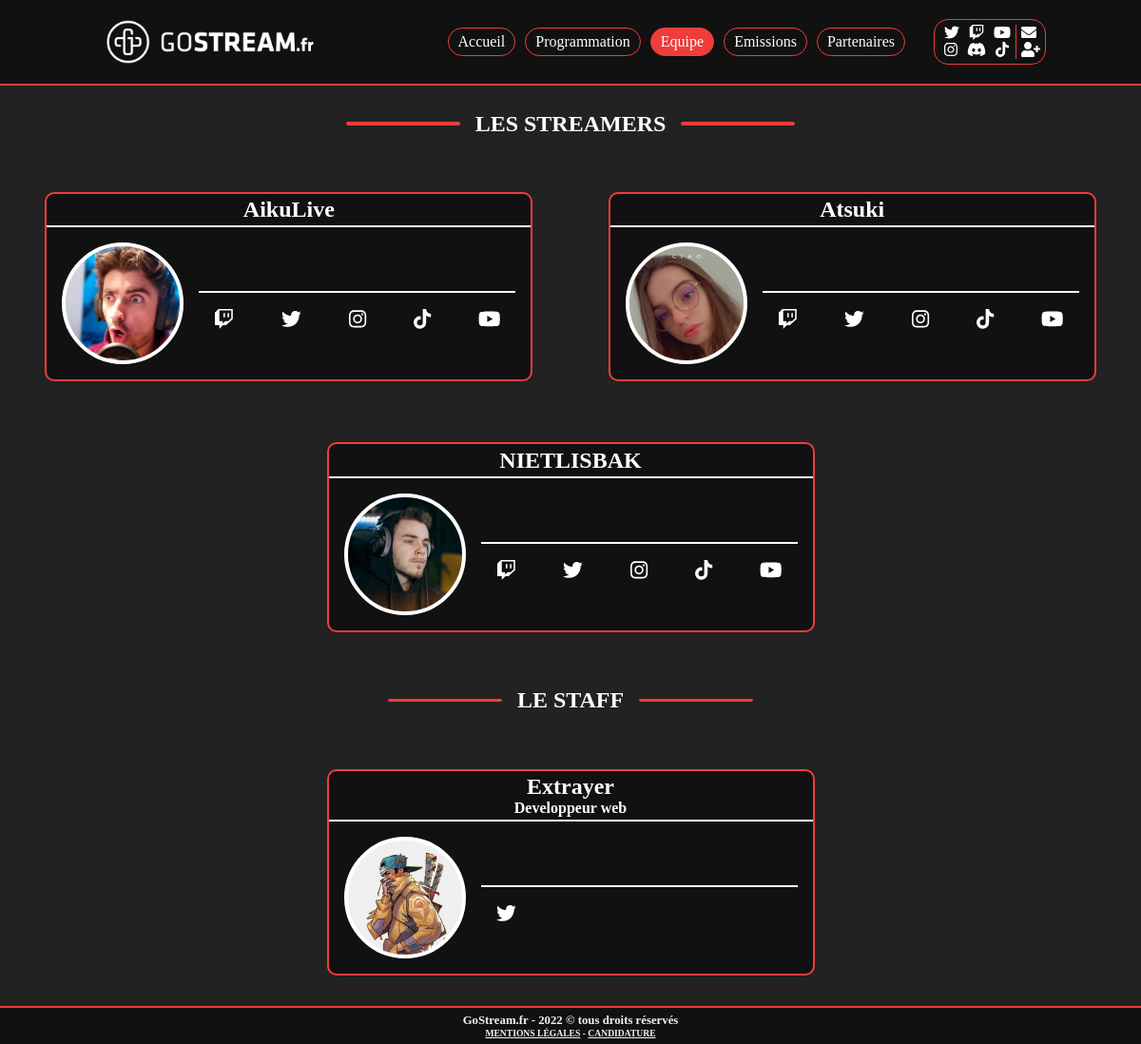
The app's page /equipe/, older data.
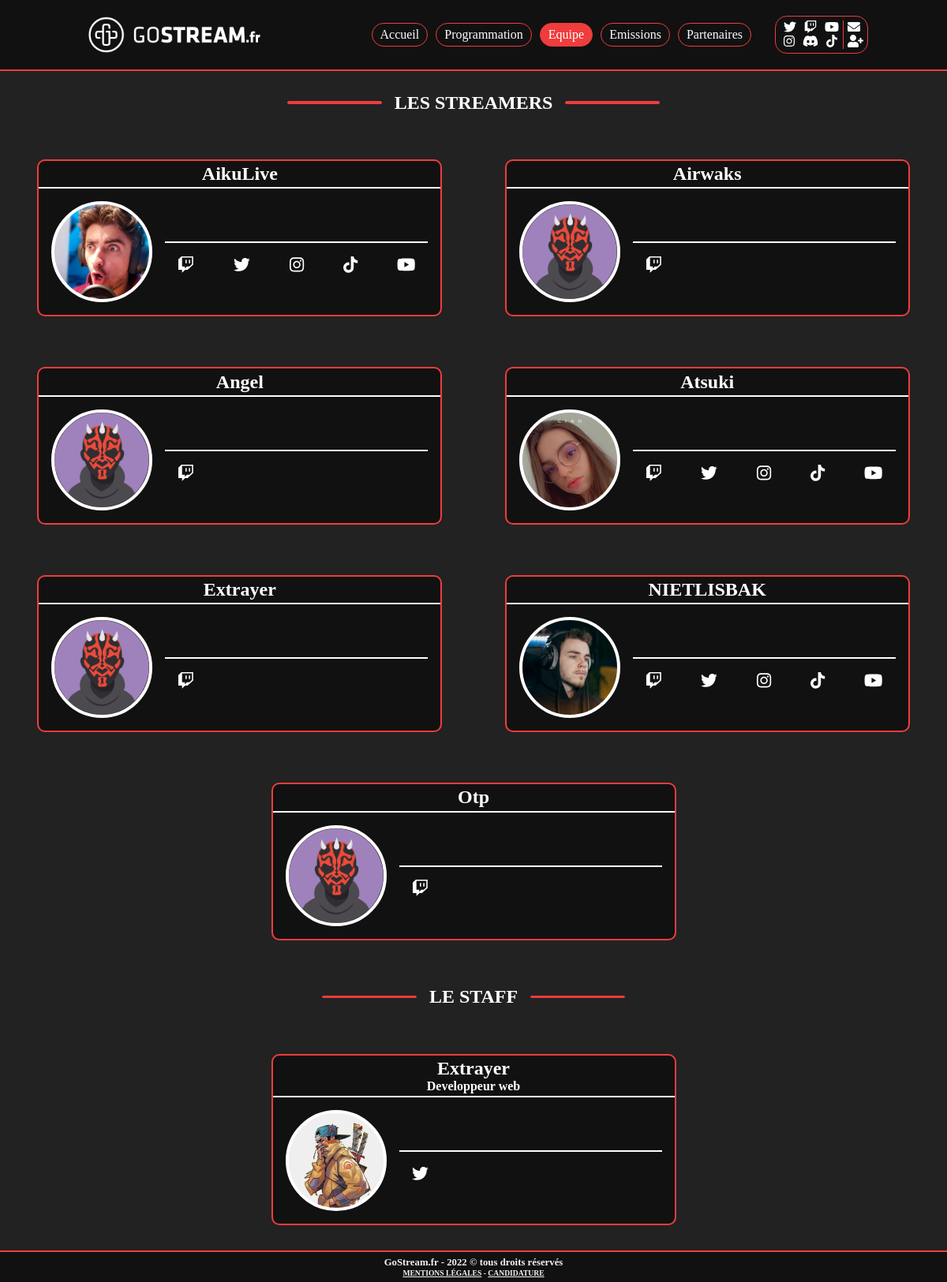
The same page, newer data.
### equipe/models.py (models this page shows, shortened)
class Streamer(models.Model):
    name = models.CharField(max_length=64)
    twitch = models.CharField(max_length=256,blank = True)
    youtube = models.CharField(max_length=256,blank = True)
    twitter = models.CharField(max_length=256,blank = True)
    instagram = models.CharField(max_length=256,blank = True)
    tiktok = models.CharField(max_length=256,blank = True)
    discord = models.CharField(max_length=256,blank = True)
    other = models.CharField(max_length=256,blank = True)
    pp = models.ImageField(upload_to='streamers', blank = True, null= True)
    color = models.CharField(max_length=256,blank = True)
    skill1 = models.CharField(max_length=256,blank = True)
    pourcent1 = models.CharField(max_length=256,blank = True)
    skill2 = models.CharField(max_length=256,blank = True)
    pourcent2 = models.CharField(max_length=256,blank = True)
    skill3 = models.CharField(max_length=256,blank = True)
    pourcent3 = models.CharField(max_length=256,blank = True)

class Equipe(models.Model):
    name = models.CharField(max_length=64)
    role = models.CharField(max_length=128)
    ordre = models.IntegerField()
    twitch = models.CharField(max_length=256,blank = True)
    youtube = models.CharField(max_length=256,blank = True)
    twitter = models.CharField(max_length=256,blank = True)
    instagram = models.CharField(max_length=256,blank = True)
    tiktok = models.CharField(max_length=256,blank = True)
    discord = models.CharField(max_length=256,blank = True)
    other = models.CharField(max_length=256,blank = True)
    pp = models.ImageField(upload_to='equipes', blank = True, null= True)
    color = models.CharField(max_length=256,blank = True)
    skill1 = models.CharField(max_length=256,blank = True)
    pourcent1 = models.CharField(max_length=256,blank = True)
    skill2 = models.CharField(max_length=256,blank = True)
    pourcent2 = models.CharField(max_length=256,blank = True)
    skill3 = models.CharField(max_length=256,blank = True)
    pourcent3 = models.CharField(max_length=256,blank = True)

### equipe/views.py (the view)
# urls.py: path('equipe/', equipe, name='equipe'),
def equipe(request):
    streamers = Streamer.objects.order_by(Lower("name"))
    equipes = Equipe.objects.order_by("ordre")
    return render(request,'equipe/index.html', context={'streamers':streamers,'equipes':equipes})

### equipe/templates/equipe/index.html (shortened to what this page needs)
{% extends 'base.html' %}
{% load static %}
{% block head %}
    <link rel="stylesheet" type="text/css" href="{% static 'css/equipe/index.css' %}">
{% endblock %}
{% block content %}
<content>
    <div class="titre">
        <hr class="bar-left" color=#F03C3C>
        <h1>LES STREAMERS</h1>
        <hr class="bar-right" color=#F03C3C>
    </div>
    <div class="container">
        {% for streamer in streamers %}
        <div class="card">
            <div class="title" style="background-color: {{streamer.color}} ;">
                <h2>{{ streamer.name }}</h2>
            </div>
            <div class="box">
                <div class="circle" style="background-image: url({{ streamer.pp.url }});background-size: 100%;"></div>
                <div class="right">
                    <div class="box-skill">
                    </div>
                    <div class="social">
                        {% if streamer.twitch %}
                        <li><a class="nav-link px-2"  target="_blank" href="{{ streamer.twitch }}"><i class="fab fa-twitch"></i></a></li>
                        {% endif %}
                        {% if streamer.twitter %}
                        <li><a class="nav-link px-2"  target="_blank" href="{{ streamer.twitter }}"><i class="fab fa-twitter"></i></a></li>
                        {% endif %}
                        {% if streamer.instagram %}
                        <li><a class="nav-link px-2"  target="_blank" href="{{ streamer.instagram }}"><i class="fab fa-instagram"></i></a></li>
                        {% endif %}
                        {% if streamer.tiktok %}
                        <li><a class="nav-link px-2"  target="_blank" href="{{ streamer.tiktok }}"><i class="fab fa-tiktok"></i></a></li>
                        {% endif %}
                        {% if streamer.youtube %}
                        <li><a class="nav-link px-2"  target="_blank" href="{{ streamer.youtube }}"><i class="fab fa-youtube"></i></a></li>
                        {% endif %}
                    </div>
                </div>
            </div>
        </div>
        {% endfor %}
    </div>
    <div class="titre">
        <hr class="bar-left" color=#F03C3C>
        <h1>LE STAFF</h1>
        <hr class="bar-right" color=#F03C3C>
    </div>
    <div class="container">
        {% for equipe in equipes %}
        <div class="card">
            <div class="title" style="background-color: {{equipe.color}} ;">
                <h2>{{ equipe.name }}</h2>
                <h4>{{ equipe.role }}</h4>
            </div>
            <div class="box">
                <div class="circle" style="background-image: url({{ equipe.pp.url }});background-size: 100%;"></div>
                <div class="right">
                    <div class="box-skill">
                    </div>
                    <div class="social">
                        {% if equipe.twitter %}
                        <li><a class="nav-link px-2"  target="_blank" href="{{ equipe.twitter }}"><i class="fab fa-twitter"></i></a></li>
                        {% endif %}
                    </div>
                </div>
            </div>
        </div>
        {% endfor %}
    </div>
</content>
{% endblock %}

Row changes from the older to the newer data that the page shows:
added Streamer: name "Airwaks", pp (picture)
added Streamer: name "Angel", pp (picture)
added Streamer: name "Extrayer", pp (picture)
added Streamer: name "Otp", pp (picture)
